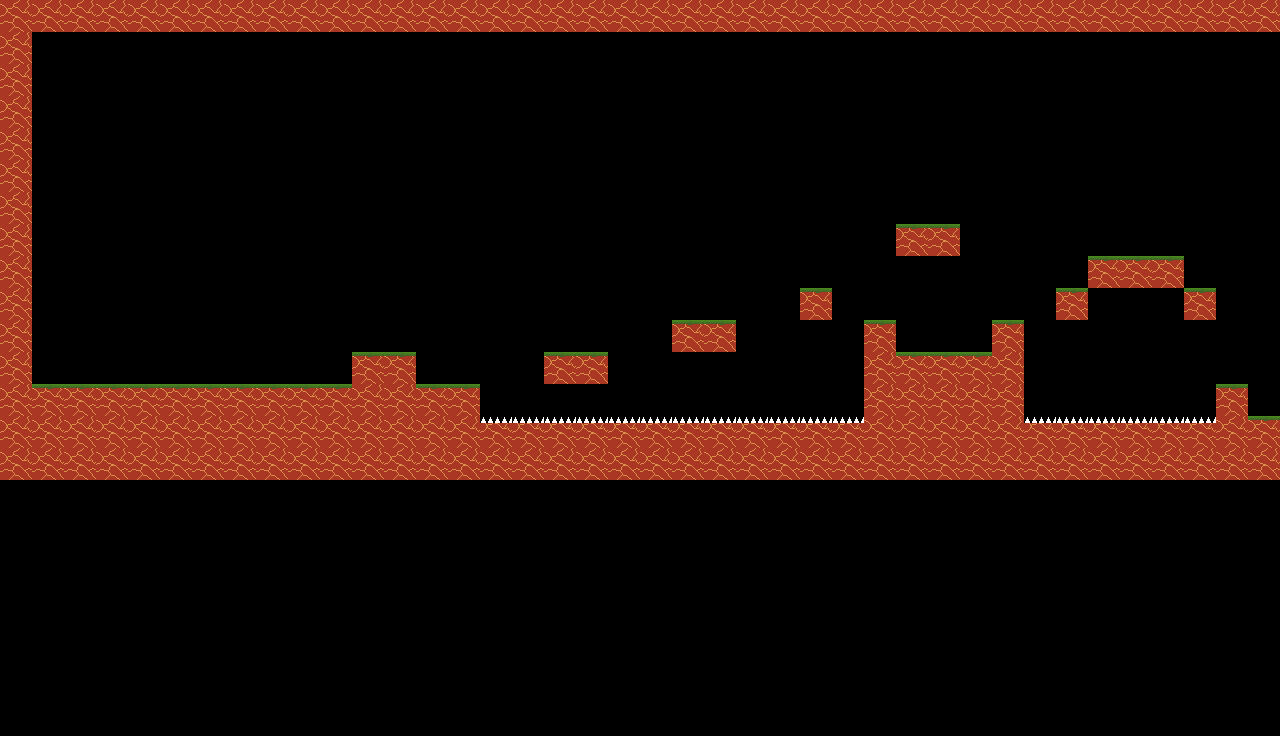

This game map was drawn from its Tiled (.tmx) file and the tilesets committed beside it. A one-line description and the full map source follow:
An orthogonal 40x23 tile map with 32x32 px tiles, 1 tile layer (Tile Layer 1), 3 tilesets.

<map version="1.2" tiledversion="1.2.0" orientation="orthogonal" renderorder="right-down" width="40" height="23" tilewidth="32" tileheight="32" infinite="0" nextlayerid="2" nextobjectid="1">
 <tileset firstgid="1" source="gach1.tsx" />
 <tileset firstgid="2" source="platform.tsx" />
 <tileset firstgid="3" source="trap.tsx" />
 <layer id="1" name="Tile Layer 1" width="40" height="23">
  <data encoding="csv">
2,2,2,2,2,2,2,2,2,2,2,2,2,2,2,2,2,2,2,2,2,2,2,2,2,2,2,2,2,2,2,2,2,2,2,2,2,2,2,2,
2,0,0,0,0,0,0,0,0,0,0,0,0,0,0,0,0,0,0,0,0,0,0,0,0,0,0,0,0,0,0,0,0,0,0,0,0,0,0,0,
2,0,0,0,0,0,0,0,0,0,0,0,0,0,0,0,0,0,0,0,0,0,0,0,0,0,0,0,0,0,0,0,0,0,0,0,0,0,0,0,
2,0,0,0,0,0,0,0,0,0,0,0,0,0,0,0,0,0,0,0,0,0,0,0,0,0,0,0,0,0,0,0,0,0,0,0,0,0,0,0,
2,0,0,0,0,0,0,0,0,0,0,0,0,0,0,0,0,0,0,0,0,0,0,0,0,0,0,0,0,0,0,0,0,0,0,0,0,0,0,0,
2,0,0,0,0,0,0,0,0,0,0,0,0,0,0,0,0,0,0,0,0,0,0,0,0,0,0,0,0,0,0,0,0,0,0,0,0,0,0,0,
2,0,0,0,0,0,0,0,0,0,0,0,0,0,0,0,0,0,0,0,0,0,0,0,0,0,0,0,0,0,0,0,0,0,0,0,0,0,0,0,
2,0,0,0,0,0,0,0,0,0,0,0,0,0,0,0,0,0,0,0,0,0,0,0,0,0,0,0,1,1,0,0,0,0,0,0,0,0,0,0,
2,0,0,0,0,0,0,0,0,0,0,0,0,0,0,0,0,0,0,0,0,0,0,0,0,0,0,0,0,0,0,0,0,0,1,1,1,0,0,0,
2,0,0,0,0,0,0,0,0,0,0,0,0,0,0,0,0,0,0,0,0,0,0,0,0,1,0,0,0,0,0,0,0,1,0,0,0,1,0,0,
2,0,0,0,0,0,0,0,0,0,0,0,0,0,0,0,0,0,0,0,0,1,1,0,0,0,0,1,0,0,0,1,0,0,0,0,0,0,0,0,
2,0,0,0,0,0,0,0,0,0,0,1,1,0,0,0,0,1,1,0,0,0,0,0,0,0,0,2,1,1,1,2,0,0,0,0,0,0,0,0,
2,1,1,1,1,1,1,1,1,1,1,2,2,1,1,0,0,0,0,0,0,0,0,0,0,0,0,2,2,2,2,2,0,0,0,0,0,0,1,0,
2,2,2,2,2,2,2,2,2,2,2,2,2,2,2,3,3,3,3,3,3,3,3,3,3,3,3,2,2,2,2,2,3,3,3,3,3,3,2,1,
2,2,2,2,2,2,2,2,2,2,2,2,2,2,2,2,2,2,2,2,2,2,2,2,2,2,2,2,2,2,2,2,2,2,2,2,2,2,2,2,
0,0,0,0,0,0,0,0,0,0,0,0,0,0,0,0,0,0,0,0,0,0,0,0,0,0,0,0,0,0,0,0,0,0,0,0,0,0,0,0,
0,0,0,0,0,0,0,0,0,0,0,0,0,0,0,0,0,0,0,0,0,0,0,0,0,0,0,0,0,0,0,0,0,0,0,0,0,0,0,0,
0,0,0,0,0,0,0,0,0,0,0,0,0,0,0,0,0,0,0,0,0,0,0,0,0,0,0,0,0,0,0,0,0,0,0,0,0,0,0,0,
0,0,0,0,0,0,0,0,0,0,0,0,0,0,0,0,0,0,0,0,0,0,0,0,0,0,0,0,0,0,0,0,0,0,0,0,0,0,0,0,
0,0,0,0,0,0,0,0,0,0,0,0,0,0,0,0,0,0,0,0,0,0,0,0,0,0,0,0,0,0,0,0,0,0,0,0,0,0,0,0,
0,0,0,0,0,0,0,0,0,0,0,0,0,0,0,0,0,0,0,0,0,0,0,0,0,0,0,0,0,0,0,0,0,0,0,0,0,0,0,0,
0,0,0,0,0,0,0,0,0,0,0,0,0,0,0,0,0,0,0,0,0,0,0,0,0,0,0,0,0,0,0,0,0,0,0,0,0,0,0,0,
0,0,0,0,0,0,0,0,0,0,0,0,0,0,0,0,0,0,0,0,0,0,0,0,0,0,0,0,0,0,0,0,0,0,0,0,0,0,0,0
</data>
 </layer>
</map>